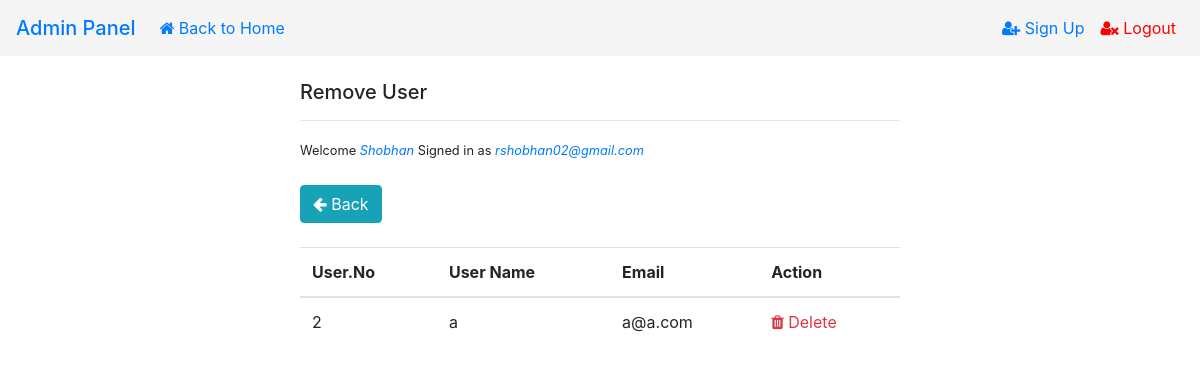
The page /lib/deluser.php (signed in) on the database its author committed.
### tables this page shows
CREATE TABLE `users` (
  `uno` int(255) NOT NULL,
  `name` varchar(255) NOT NULL,
  `email` varchar(255) NOT NULL,
  `pass` varchar(255) NOT NULL,
  `admin` int(11) DEFAULT NULL
);

### lib/deluser.php (the view, shortened to what this page needs)
<?php
include('add.php');
?>
<!DOCTYPE html>
<html>
<head>
    <link rel="stylesheet" href="https://cdnjs.cloudflare.com/ajax/libs/font-awesome/4.7.0/css/font-awesome.min.css">
    <link rel="stylesheet" href="https://maxcdn.bootstrapcdn.com/bootstrap/4.0.0/css/bootstrap.min.css">
</head>
<body>
</body>
<nav class="navbar navbar-expand-md" style="background:whitesmoke;">
  <a class="navbar-brand" href="../apanel.php" style="font-weight:500;">Admin Panel</a>
  <div class="collapse navbar-collapse" id="collapsibleNavbar">
    <ul class="navbar-nav">
      <li class="nav-item">
      <a href="../index.php" class=nav-link><i class="fa fa-home"></i> Back to Home</a>
      </li>
    </ul>
    <ul class="navbar-nav ml-auto">
      <li><a href="../signup.php" class=nav-link><i class="fa fa-user-plus"></i> Sign Up</a></li>
      <li><a href="../apanel.php?logout=success" style="color: red;" class=nav-link><i class="fa fa-user-times"></i> Logout</a></label></li>
    </ul>
  </div>
</nav>
<div style="width:25%;float:left;"><br></div>
<div style="width:50%;float:left;">
<br>
<h5>Remove User</h5>
<hr>
<small class="mr-auto">Welcome <i class="text-primary"><?php echo $_SESSION['name']; ?></i> Signed in as <i class="text-primary"><?php echo $_SESSION['email']; ?></i></small><br><br>
<a href="dash.php"><button class="btn btn-info"><i class="fa fa-arrow-left"></i> Back</button></a><br><br>
<table class="table table-hover">
  <thead>
    <tr>
      <th scope="col">User.No</th>
      <th scope="col">User Name</th>
      <th scope="col">Email</th>
      <th scope="col">Action</th>
    </tr>
  </thead>
  <tbody>
<?php
  $sql8 = "SELECT * FROM users WHERE admin IS NULL";
  $result8 = mysqli_query($db, $sql8);
  while($row8 = mysqli_fetch_array($result8)){
?>
<tr>
<td><?php echo $row8["uno"]; ?></td>
<td><?php echo $row8["name"]; ?></td>
<td><?php echo $row8["email"]; ?></td>
<td><a class="text-danger" href="dash.php?uno=<?php echo $row8["uno"]; ?>"><i class="fa fa-trash"></i> Delete</a></td>
</tr>
<?php }
?>
</tbody>
</table>
<br><br>
</div>
<div style="width:25%;float:left;"><br></div>
</html>

### lib/deluser.php (style rules this page uses)
a { text-decoration:none; }

### rows shown on the page
users: uno "2", name "a", email "a@a.com"

### other values the page prints
$_SESSION['name'] "Shobhan"
$_SESSION['email'] "rshobhan02@gmail.com"
